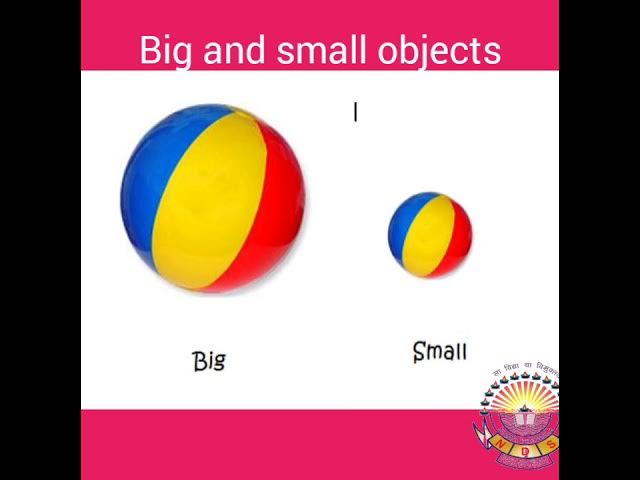
#> input picture Images/big_ball.jpg, 640 x 480 px
$ python largest_object_detector.py
#> lines starting #> are read from the running program, lines starting #| are printed output that depends on the picture; after the words box and inside, x2 and y2 are one past the last pixel; in counts of white or black regions, pixels touching at a corner belong together
import cv2 as cv
import numpy as np


# [52 lines of commented-out code are left out]
def resize_image(frame, scale=1):
    h, w = frame.shape[:2]
    return cv.resize(frame, (int(w * scale), int(h * scale)),
                     interpolation=cv.INTER_AREA)

# ---------- Center & Radius (robust for any shape) ----------
def get_center_and_radius(cnt):
    M = cv.moments(cnt)
    if M["m00"] == 0:
        return None, None

    cx = int(M["m10"] / M["m00"])
    cy = int(M["m01"] / M["m00"])

    (_, _), radius = cv.minEnclosingCircle(cnt)
    return (cx, cy), int(radius)

img = resize_image(cv.imread('../Images/big_ball.jpg') ,scale=0.5)
#> in resize_image, `h, w = frame.shape[:2]`: h = 480; w = 640
#> in resize_image, `return cv.resize(frame, (int(w * scale), int(h * scale)), interpolatio..`:
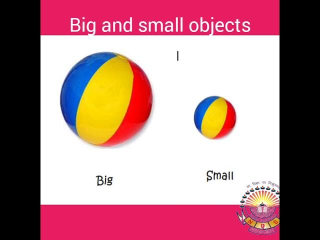
#> returned value: shape (240, 320, 3); mean of channels 0, 1, 2 134.7, 129.3, 175.6; drawn as B, G, R


cv.imshow('Image', img)

gray = cv.cvtColor(img, cv.COLOR_BGR2GRAY)
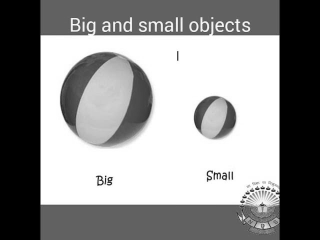
#> gray: shape (240, 320); min 0, max 255, mean 143.8
blur = cv.GaussianBlur(gray, (7,7), 0)
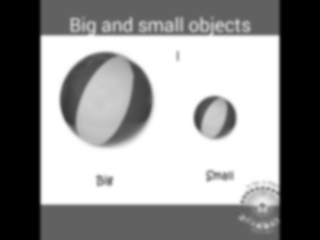
#> blur: shape (240, 320); min 0, max 255, mean 143.8
a = 50
b=300
canva = img.copy()
canny = cv.Canny(blur, a,b)
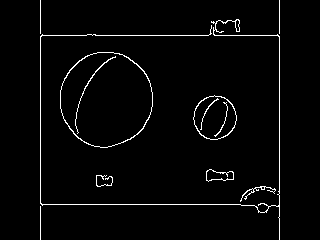
#> canny: shape (240, 320); 2.6% white in thin lines or dots, all inside (x1, y1, x2, y2) = (40, 0, 280, 240)
cv.imshow('Canny ', canny)
contours, hierarchies = cv.findContours(canny, cv.RETR_EXTERNAL, cv.CHAIN_APPROX_SIMPLE)
#> contours = 9 contours, 4 with area under 20; largest, box (x1, y1, x2, y2) and area: (60, 52, 153, 148) 6882, (193, 95, 237, 140) 1454, (206, 169, 234, 182) 221, (40, 19, 280, 240) 78, (240, 186, 276, 202) 28

print(f'{len(contours)} contour(s) found')
#| 9 contour(s) found

h, w = img.shape[:2]
#> h = 240; w = 320
img_area = h*w
#> img_area = 76800

largest_contour = None
max_area = 0

for contour in contours:
    area = cv.contourArea(contour)
    if 1000 < area < 0.95*img_area:
        if area > max_area:
            max_area = area
            largest_contour = contour
#> this loop made 9 passes
#> (area, max_area) on passes 5 to 6: (1453.5, 1453.5), (6881.5, 6881.5)
#> area on passes 2, 4, 7: 28.5, 221, 77.5
#> after the loop, largest_contour = contour of 128 points, box (x1, y1, x2, y2) (60, 52, 153, 148), area 6882; max_area = 6881.5

if largest_contour is None:
    print("No valid object detected")
    cv.waitKey(0)
    cv.destroyAllWindows()
    exit()

cv.drawContours(canva, [largest_contour], -1, (0,255,0), 1)
cv.imshow('Biggest Contour', canva)


(center, rad) = get_center_and_radius(largest_contour)
#> in get_center_and_radius, `M = cv.moments(cnt)`: M = moments, m00 6881.5, centre m10/m00, m01/m00 = (105.8, 98.97)
#> in get_center_and_radius, `cx = int(M["m10"] / M["m00"])`: cx = 105
#> in get_center_and_radius, `cy = int(M["m01"] / M["m00"])`: cy = 98
#> in get_center_and_radius, `(_, _), radius = cv.minEnclosingCircle(cnt)`: radius = 48.16
#> center = (105, 98); rad = 48
print(center)
#| (105, 98)
print(rad)
#| 48
center = (int(center[0]), int(center[1]))
rad = int(rad)
cv.circle(canva, center, rad, (0,255,0), thickness=2)
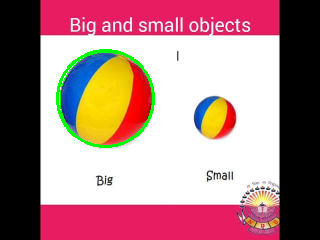
#> canva: shape (240, 320, 3); mean of channels 0, 1, 2 131.8, 129.9, 172.6; drawn as B, G, R
cv.circle(canva, center, 1, (0,255,0) ,thickness=5)
#> canva: shape (240, 320, 3); 0.06% of pixels changed, all inside (x1, y1, x2, y2) = (101, 94, 110, 103)

cv.imshow('Biggest Object', resize_image(canva, 2))
#> call 2 of resize_image, with scale = 2
#> in resize_image (call 2), `return cv.resize(frame, (int(w * scale), int(h * scale)), interpolatio..`:
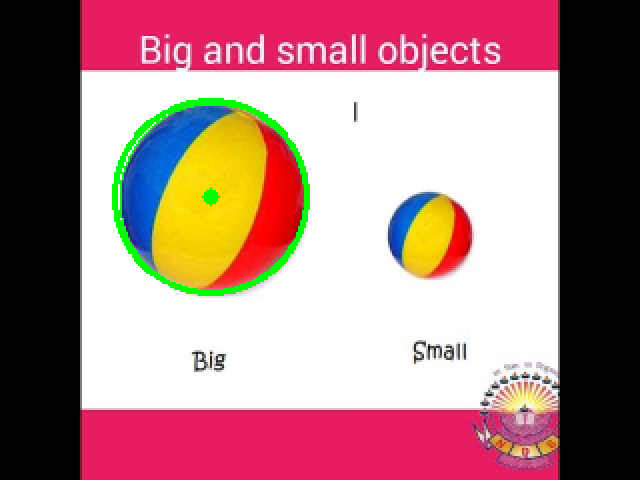
#> returned value: shape (480, 640, 3); mean of channels 0, 1, 2 131.8, 129.9, 172.4; drawn as B, G, R


cv.waitKey(0)
cv.destroyAllWindows()
